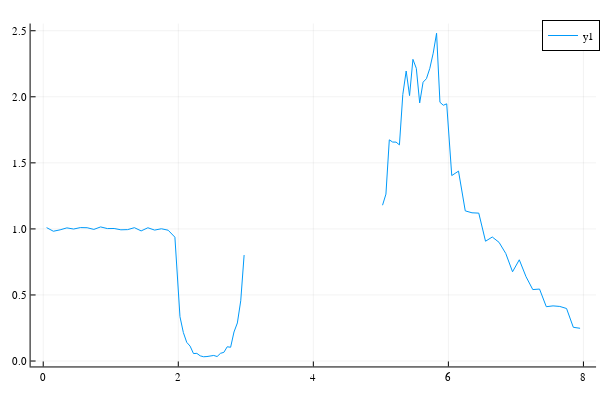

The notebook cell this image was saved under:
### Code cell
plot(x,ϕ)

### Figure 1 — Plotly figure (JSON) as saved in the notebook; plotly's stock layout.template omitted (floating-point values rounded to 4 significant figures)
{"data": [{"colorbar": {"len": 0.9525, "title": "", "x": 0.9934, "y": 0.5139}, "legendgroup": "y1", "line": {"color": "rgba(0, 154, 250, 1.000)", "dash": "solid", "shape": "linear", "width": 1}, "mode": "lines", "name": "y1", "showlegend": true, "type": "scatter", "x": [0.05, 0.15, 0.25, 0.35, 0.45, 0.55, 0.65, 0.75, 0.85, 0.95, 1.05, 1.15, 1.25, 1.35, 1.45, 1.55, 1.65, 1.75, 1.85, 1.95, 2.025, 2.075, 2.125, 2.175, 2.225, 2.275, 2.325, 2.375, 2.425, 2.475, 2.525, 2.575, 2.625, 2.675, 2.725, 2.775, 2.825, 2.875, 2.925, 2.975], "xaxis": "x", "y": [1.01, 0.9823, 0.993, 1.008, 0.9991, 1.01, 1.009, 0.9963, 1.015, 1.003, 1.003, 0.9932, 0.9946, 1.009, 0.985, 1.009, 0.991, 1.001, 0.9902, 0.9375, 0.3353, 0.2161, 0.1414, 0.1128, 0.05656, 0.05785, 0.03923, 0.03232, 0.03394, 0.03721, 0.04215, 0.03407, 0.05821, 0.06574, 0.1078, 0.1041, 0.2197, 0.2882, 0.4561, 0.8023], "yaxis": "y"}, {"colorbar": {"len": 0.9525, "title": "", "x": 0.9934, "y": 0.5139}, "legendgroup": "y1", "line": {"color": "rgba(0, 154, 250, 1.000)", "dash": "solid", "shape": "linear", "width": 1}, "mode": "lines", "name": "y1", "showlegend": false, "type": "scatter", "x": [5.025, 5.075, 5.125, 5.175, 5.225, 5.275, 5.325, 5.375, 5.425, 5.475, 5.525, 5.575, 5.625, 5.675, 5.725, 5.775, 5.825, 5.875, 5.925, 5.975, 6.05, 6.15, 6.25, 6.35, 6.45, 6.55, 6.65, 6.75, 6.85, 6.95, 7.05, 7.15, 7.25, 7.35, 7.45, 7.55, 7.65, 7.75, 7.85, 7.95], "xaxis": "x", "y": [1.179, 1.263, 1.674, 1.657, 1.657, 1.636, 2.017, 2.195, 2.009, 2.284, 2.215, 1.954, 2.11, 2.137, 2.215, 2.33, 2.481, 1.959, 1.936, 1.947, 1.404, 1.437, 1.137, 1.122, 1.119, 0.9067, 0.9386, 0.8983, 0.8138, 0.6755, 0.7663, 0.638, 0.5406, 0.5448, 0.4112, 0.4174, 0.4131, 0.3976, 0.2553, 0.2478], "yaxis": "y"}], "layout": {"annotations": [], "height": 400, "legend": {"bgcolor": "rgba(255, 255, 255, 1.000)", "bordercolor": "rgba(0, 0, 0, 1.000)", "borderwidth": 1, "font": {"color": "rgba(0, 0, 0, 1.000)", "family": "sans-serif", "size": 11}, "title": {"font": {"color": "rgba(0, 0, 0, 1.000)", "family": "sans-serif", "size": 15}, "text": ""}, "tracegroupgap": 0, "traceorder": "normal", "x": 1, "xanchor": "auto", "y": 1, "yanchor": "auto"}, "margin": {"b": 20, "l": 0, "r": 0, "t": 20}, "paper_bgcolor": "rgba(255, 255, 255, 1.000)", "plot_bgcolor": "rgba(255, 255, 255, 1.000)", "showlegend": true, "width": 600, "xaxis": {"anchor": "y", "domain": [0.05101, 0.9934], "gridcolor": "rgba(0, 0, 0, 0.100)", "gridwidth": 0.5, "linecolor": "rgba(0, 0, 0, 1.000)", "mirror": false, "range": [-0.187, 8.187], "showgrid": true, "showline": true, "showticklabels": true, "tickangle": 0, "tickcolor": "rgb(0, 0, 0)", "tickfont": {"color": "rgba(0, 0, 0, 1.000)", "family": "sans-serif", "size": 11}, "tickmode": "array", "ticks": "inside", "ticktext": ["0", "2", "4", "6", "8"], "tickvals": [0, 2, 4, 6, 8], "title": "", "titlefont": {"color": "rgba(0, 0, 0, 1.000)", "family": "sans-serif", "size": 15}, "type": "-", "visible": true, "zeroline": false, "zerolinecolor": "rgba(0, 0, 0, 1.000)"}, "yaxis": {"anchor": "x", "domain": [0.03762, 0.9902], "gridcolor": "rgba(0, 0, 0, 0.100)", "gridwidth": 0.5, "linecolor": "rgba(0, 0, 0, 1.000)", "mirror": false, "range": [-0.04114, 2.554], "showgrid": true, "showline": true, "showticklabels": true, "tickangle": 0, "tickcolor": "rgb(0, 0, 0)", "tickfont": {"color": "rgba(0, 0, 0, 1.000)", "family": "sans-serif", "size": 11}, "tickmode": "array", "ticks": "inside", "ticktext": ["0.0", "0.5", "1.0", "1.5", "2.0", "2.5"], "tickvals": [0, 0.5, 1, 1.5, 2, 2.5], "title": "", "titlefont": {"color": "rgba(0, 0, 0, 1.000)", "family": "sans-serif", "size": 15}, "type": "-", "visible": true, "zeroline": false, "zerolinecolor": "rgba(0, 0, 0, 1.000)"}}}
